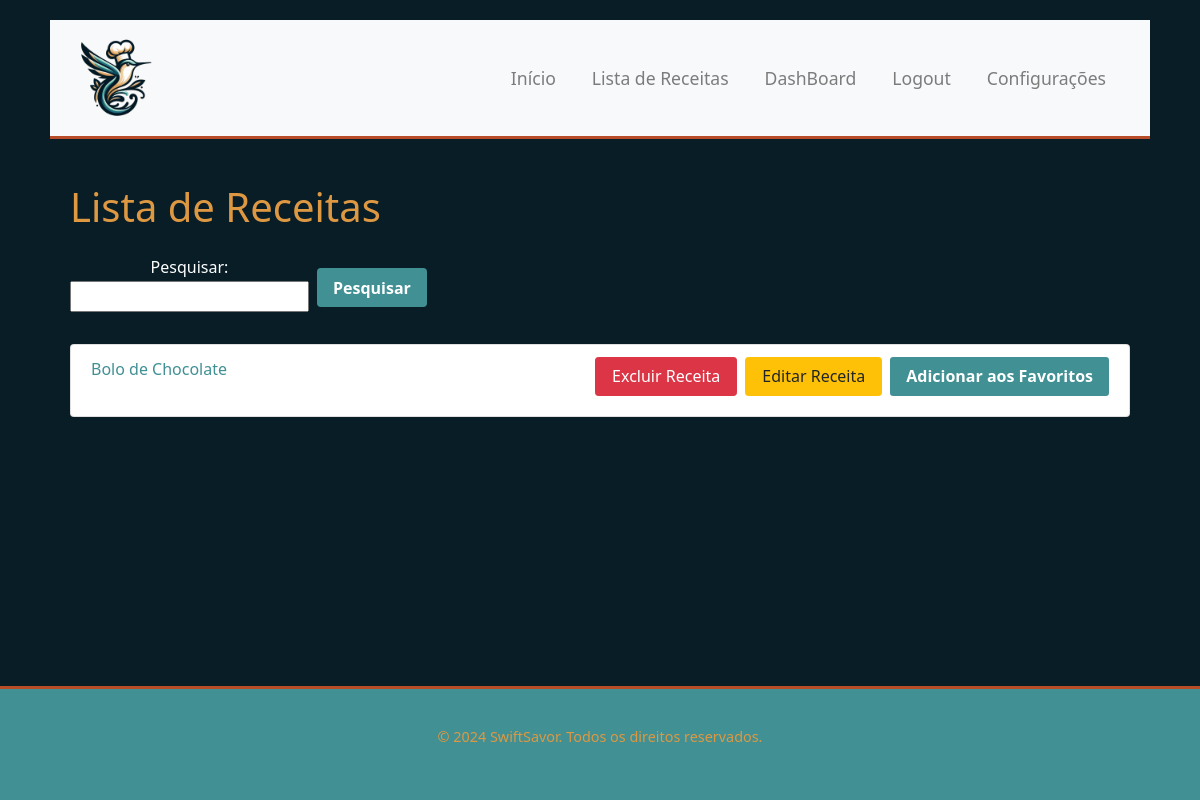
Page /recipes/ (signed in) on the earlier database version.
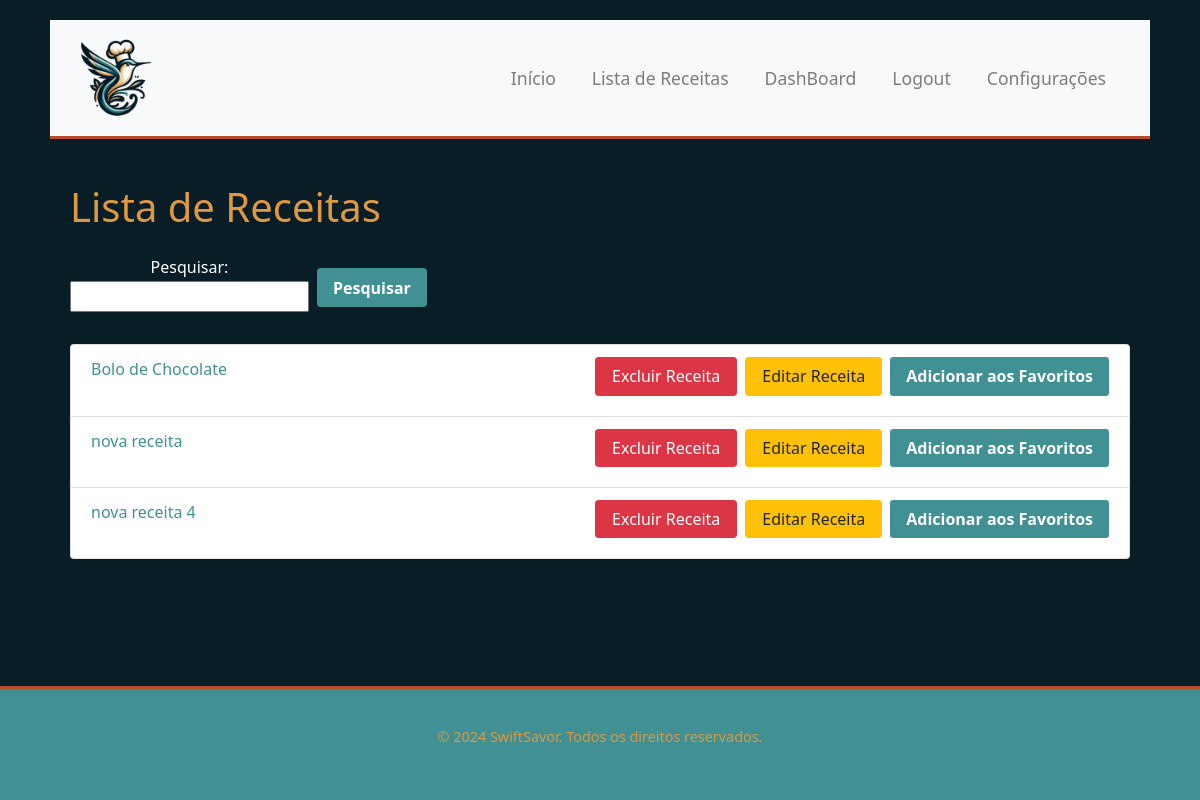
Same page on the later database version.
### recipes/models.py (models this page shows, shortened)
class Receita(models.Model):
    nome = models.CharField(max_length=200)
    ingredientes = models.ManyToManyField(Ingrediente)
    instrucoes = models.TextField()
    usuario = models.ForeignKey(User, on_delete=models.SET_NULL, null=True, blank=True)
    data_cadastro = models.DateField(auto_now_add=False, default=timezone.now)

### recipes/views.py (the view)
# urls.py: path('', views.lista_receitas, name='lista_receitas'),
@login_required
def lista_receitas(request):
    form_pesquisa = PesquisaReceitaForm(request.GET)
    receitas = Receita.objects.all()
    if form_pesquisa.is_valid():
        termo_pesquisa = form_pesquisa.cleaned_data['pesquisa']
        receitas = receitas.filter(nome__icontains=termo_pesquisa)
    return render(request, 'recipes/lista_receitas.html', {'receitas': receitas, 'form_pesquisa': form_pesquisa})

### recipes/forms.py
class PesquisaReceitaForm(forms.Form):
    pesquisa = forms.CharField(max_length=100, required=False, label='Pesquisar')

### recipes/templates/recipes/lista_receitas.html (shortened to what this page needs)
{% extends 'main/base.html' %}
{% block content %}
    <div class="container mt-4">
        <h1 class="mb-4">Lista de Receitas</h1>
        <form method="get" action="{% url 'lista_receitas' %}" class="form-inline mb-3">
            {{ form_pesquisa.as_p }}
            <button type="submit" class="btn btn-primary ml-2">Pesquisar</button>
        </form>
        <ul class="list-group">
            {% for receita in receitas %}
                <li class="list-group-item">
                    <a href="{% url 'detalhes_receita' receita.id %}">{{ receita.nome }}</a>
                    <a href="{% url 'favorites:adicionar_favoritos' receita.id %}" class="btn btn-primary btn-sm float-right">Adicionar aos Favoritos</a>
                    {% if user.is_authenticated and user.is_staff %}
                        <a href="{% url 'editar_receita' receita.id %}" class="btn btn-warning btn-sm float-right mr-2">Editar Receita</a>
                        <form method="post" action="{% url 'excluir_receita' receita.id %}" class="d-inline">
                            <button type="submit" class="btn btn-danger btn-sm float-right mr-2">Excluir Receita</button>
                        </form>
                    {% endif %}
                </li>
            {% endfor %}
        </ul>
    </div>
{% endblock %}

### main/templates/main/base.html (shortened to what this page needs)
{% load static %}
<!DOCTYPE html>
<html lang="pt-BR">
<head>
    <link rel="stylesheet" href="https://stackpath.bootstrapcdn.com/bootstrap/4.3.1/css/bootstrap.min.css">
    <link rel="stylesheet" href="{% static 'main/css/styles.css' %}">
    <link rel="stylesheet" href="https://cdnjs.cloudflare.com/ajax/libs/font-awesome/5.15.3/css/all.min.css">
</head>
<body>
    <div class="container">
        <nav class="navbar navbar-expand-lg navbar-light bg-light">
            <img src="{% static 'main/logo.png' %}" alt="SwiftSavor Logo" height="100">
            <div class="collapse navbar-collapse" id="navbarNav">
                <ul class="navbar-nav ml-auto">
                    <li class="nav-item">
                        <a class="nav-link px3" href="{% url 'index' %}">Início</a>
                    </li>
                    {% if user.is_authenticated %}
                        {% if user.is_staff %}
                            <li class="nav-item">
                                <a class="nav-link px3" href="{% url 'lista_receitas' %}">Lista de Receitas</a>
                            </li>
                            <li class="nav-item">
                                <a class="nav-link px3" href="{% url 'admin_dashboard' %}">DashBoard</a>
                            </li>
                        {% endif %}
                        <li class="nav-item">
                            <a class="nav-link px3" href="{% url 'logout' %}">Logout</a>
                        </li>
                        <li class="nav-item">
                            <a class="nav-link px3" href="{% url 'configuracoes' %}">Configurações</a>
                        </li>
                    {% endif %}
                </ul>
            </div>
        </nav>
        {% block content %}{% endblock %}
    </div>
    <footer class="footer mt-auto py-3">
        <div class="container text-center">
            <p>&copy; 2024 SwiftSavor. Todos os direitos reservados.</p>
        </div>
    </footer>
</body>
</html>

### main/static/main/css/styles.css (style rules this page uses)
body { background-color: #091d27; color: #ffffff; font-family: 'Segoe UI', Tahoma, Geneva, Verdana, sans-serif; font-size: 1rem; line-height: 1.6; min-height: 100vh; display: flex; flex-direction: column; }
a { color: #409094; text-decoration: none; }
.container { flex: 1; padding: 20px; }
h1, h2, h3, h4, h5, h6 { color: #de9842; line-height: 1.2; }
.btn { font-size: 1rem; padding: 0.5rem 1rem; height: 2.4rem; text-align: center; display: flex; justify-content: center; align-items: center; margin-bottom: 0.5rem; }
.btn.btn-danger { margin-right: 0.5rem; }
.list-group-item .btn { float: right; }
.footer { background-color: #409094; color: #de9842; padding: 10px 0; text-align: center; border-top: 3px solid #b84c29; font-size: 0.9rem; }
.list-group-item { color: #000000; }
.navbar { background-color: #409094; border-bottom: 3px solid #b84c29; min-height: 80px; }
.navbar .navbar-brand, .navbar .nav-link { color: #de9842; transition: color 0.3s ease-in-out; }
.navbar-nav .nav-link { padding-right: .8rem; padding-left: .8rem; font-size: 1.1rem; padding: 0.5rem 1rem; }
.navbar-nav { align-items: center; display: flex; justify-content: space-between; line-height: 20px; margin-top: auto; margin-bottom: auto; }
.navbar-nav > .nav-item { margin-right: 20px; }
.btn-primary { background-color: #409094; color: #fff; border: none; font-weight: bold; }

Differences in the rows shown:
added Receita: nome "nova receita"
added Receita: nome "nova receita 4"
